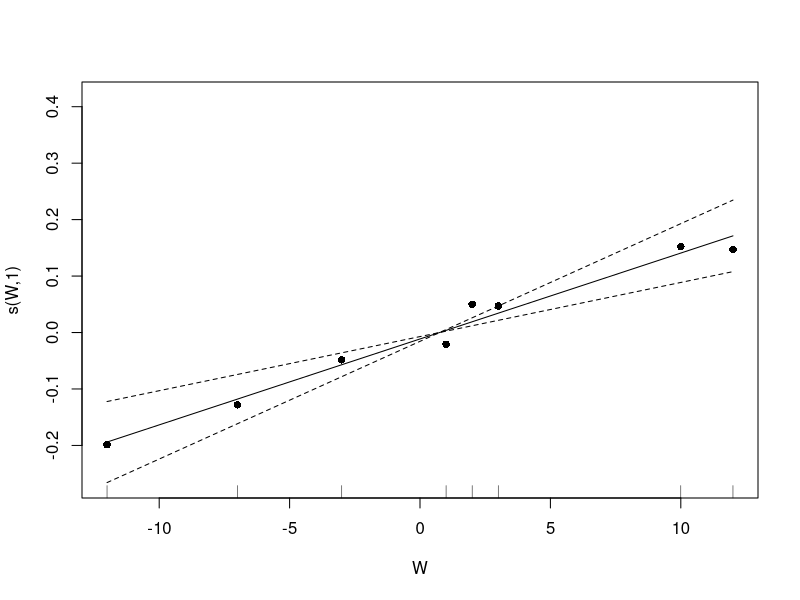
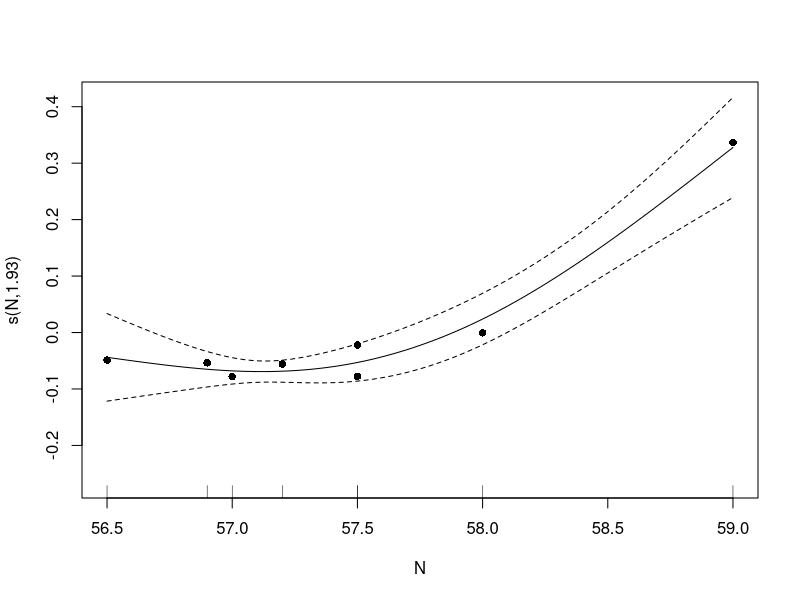
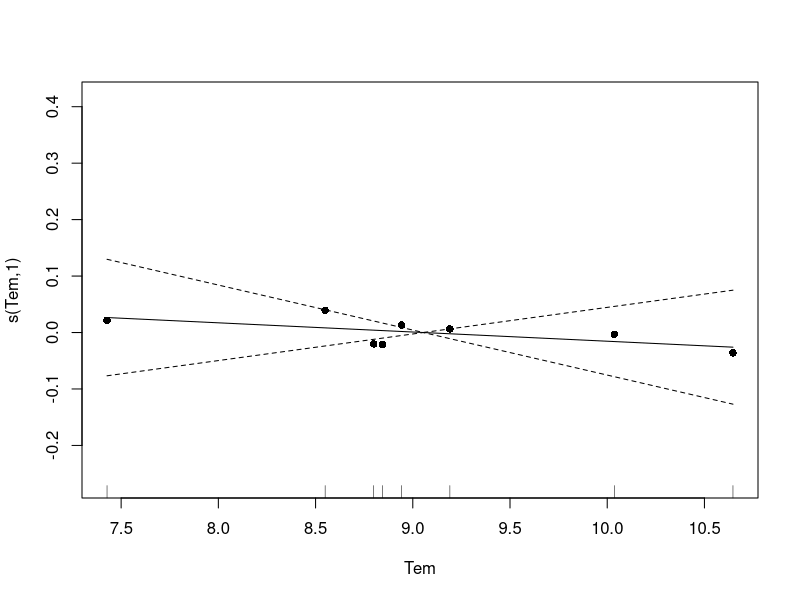

Recreate these plots in R, in order.
library(mgcv)
Data <- read.delim("fish.txt")
Data <- as.matrix(Data)
B<-Data[,1]
Q<-Data[,2]
Tem<-Data[,4]
SSB<-Data[,5]
N<-Data[,6]
W<-Data[,7]
result1 <- gam(log(Q) ~ SSB+s(W,k=3)+s(N,k=3)+s(Tem,k=3))
summary(result1)
plot(result1,se=T,resid=T,pch=16)